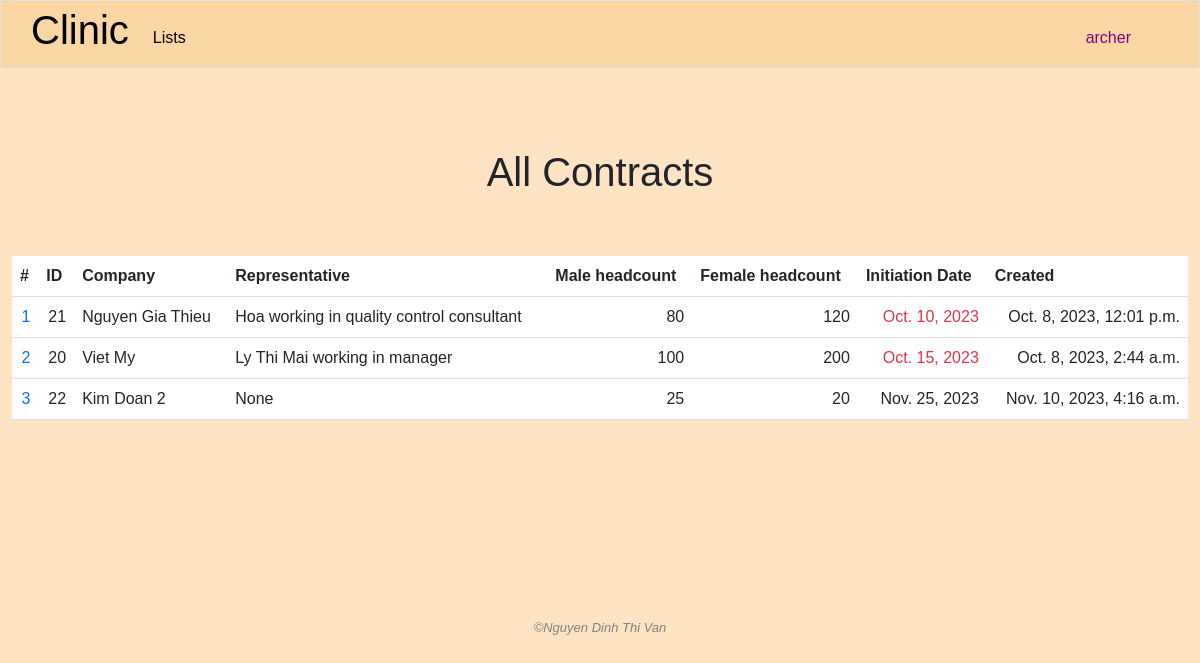
Before: /all_contracts (signed in) with the older database file.
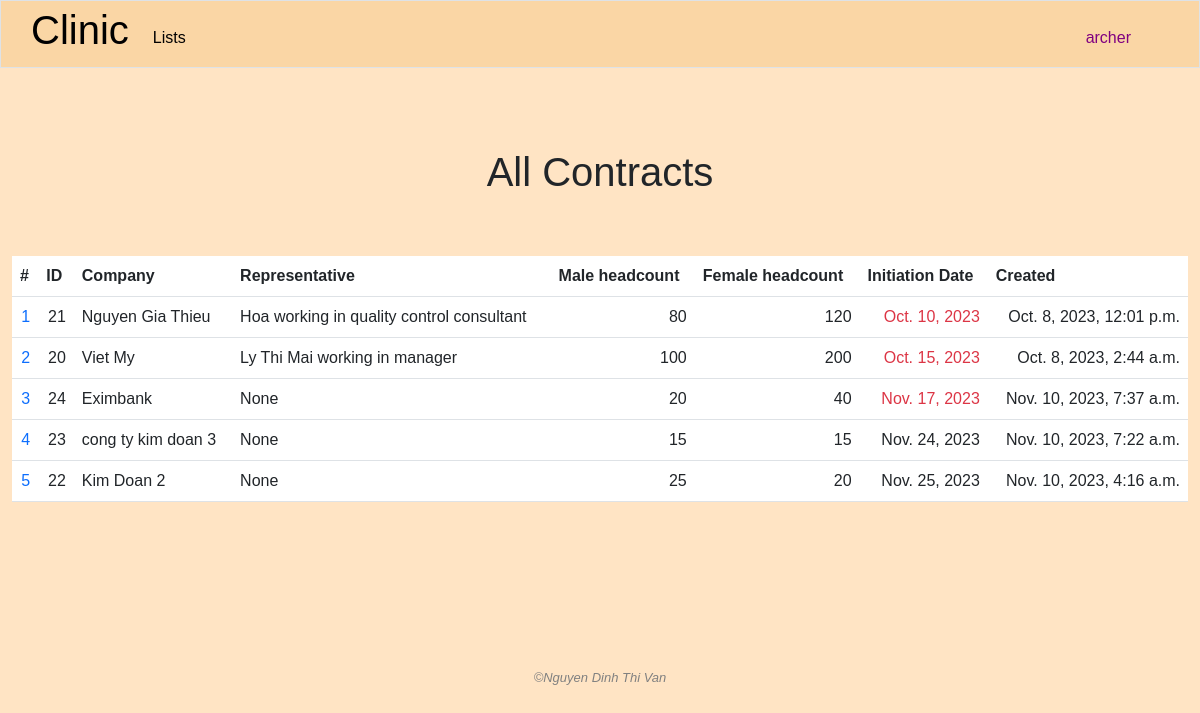
After: the same page with the newer database file.
### clinic/models.py (models this page shows, shortened)
class User(AbstractUser):
    class Level(models.IntegerChoices):
        LOW = 1
        MIDDLE = 2
        TOP = 3
    management_right_level = models.IntegerField(choices=Level.choices, blank=True, null=True)

class Contract(models.Model):
    client = models.ForeignKey(Company, on_delete=models.CASCADE, related_name='contracts')
    services = models.ManyToManyField(Service, related_name='contracts')
    male_headcount = models.IntegerField()
    female_headcount = models.IntegerField()
    total_value = models.IntegerField(blank=True, null=True)
    discount = models.DecimalField(max_digits=5, decimal_places=2, default=0.00)
    revenue = models.IntegerField(blank=True, null=True)
    initiation_date = models.DateField(blank=True, null=True)
    created = models.DateTimeField(auto_now_add=True)
    created_by = models.ForeignKey(User, on_delete=models.SET_NULL, blank=True, null=True, related_name='contracts_added')
    modified_by = models.ForeignKey(User, on_delete=models.SET_NULL, blank=True, null=True, related_name='contracts_modified')
    pdf_file = models.FileField(upload_to='uploaded_files/', blank=True, null=True)
    archived = models.BooleanField(default=False)
    archived_date = models.DateTimeField(blank=True, null=True)
    archived_by = models.ForeignKey(User, on_delete=models.SET_NULL, blank=True, null=True, related_name="archived_contracts")

class Company(models.Model):
    name = models.CharField(max_length=255)
    industry = models.CharField(max_length=255)
    address = models.TextField()
    email = models.CharField(max_length=255, blank=True, null=True)
    phone = models.CharField(max_length=255, blank=True, null=True)
    representative = models.ForeignKey('People', on_delete=models.SET_NULL, blank=True, null=True, related_name="companies")
    male_headcount = models.IntegerField()
    female_headcount = models.IntegerField()
    created_by = models.ForeignKey(User, on_delete=models.SET_NULL, blank=True, null=True, related_name="add_companies")
    modified_by = models.ForeignKey(User, on_delete=models.SET_NULL, blank=True, null=True, related_name="modified_companies")

class People(models.Model):
    name = models.CharField(max_length=255)
    company = models.ManyToManyField(Company,related_name="contact")
    position = models.TextField(blank=True)
    address = models.TextField(blank=True, null=True)
    email = models.CharField(max_length=255)
    phone = models.CharField(max_length=255)
    note = models.TextField(blank=True)
    created_by = models.ForeignKey(User, on_delete=models.SET_NULL, blank=True, null=True, related_name='add_people')
    modified_by = models.ForeignKey(User, on_delete=models.SET_NULL, blank=True, null=True, related_name='modified_person')
    def __str__(self):
        return f"{self.name} working in {self.position}"

### clinic/views.py (the view)
# urls.py: path('all_contracts', views.all_contracts, name="all_contracts"),
@login_required
def all_contracts(request):
    if "read_contract_info" not in user_right(request.user.management_right_level):
        request.session['nay_message'] = 'You do not have the right to access this information'
        return HttpResponseRedirect(reverse('index'))
    contracts = Contract.objects.filter(archived=False).order_by('initiation_date')
    today = date.today()
    for contract in contracts:
        if days_between(str(today), str(contract.initiation_date)) <= 10:
            contract.in_within_10_days = True
        else:
            contract.in_within_10_days = False
    yay_message = request.session.get('yay_message', '')
    nay_message = request.session.get('nay_message', '')
    request.session['yay_message'] = ''
    request.session['nay_message'] = ''
    return render(request, "clinic/contracts.html", {
        "contracts": contracts,
        "today": today,
        "yay_message": yay_message,
        "nay_message": nay_message
    })

### clinic/helpers.py (called while the page is built)
def days_between(d1, d2):
    d1 = datetime.strptime(d1, '%Y-%m-%d')
    d2 = datetime.strptime(d2, '%Y-%m-%d')
    return (d2 - d1).days

### clinic/templates/clinic/contracts.html (shortened to what this page needs)
{% extends "clinic/layout.html" %}
{% load static %}
{% block main %}
    <h1 class="text-center page-title">All Contracts</h1>
    <div class="container-fluid">
        <table class="table table-hover">
            <thead>
                <tr>
                    <th>
                        #
                    </th>
                    <th>
                        ID
                    </th>
                    <th>
                        Company
                    </th>
                    <th>
                        Representative
                    </th>
                    <th>
                        Male headcount
                    </th>
                    <th>
                        Female headcount
                    </th>
                    <th>
                        Initiation Date
                    </th>
                    <th>
                        Created
                    </th>
                </tr>
            </thead>
            <tbody>
                {% for contract in contracts %}
                    <tr>
                        <td class="text-end">
                            <a class="no-underline" href="{% url 'contract_detail' contract_id=contract.id %}">
                                {{ forloop.counter }}
                            </a>
                        </td>
                        <td class="text-end">{{ contract.id }}</td>
                        <td>{{ contract.client.name }}</td>
                        <td>{{ contract.client.representative }}</td>
                        <td class="text-end">{{ contract.male_headcount }}</td>
                        <td class="text-end">{{ contract.female_headcount }}</td>
                        <td class="text-end {% if contract.in_within_10_days %} text-danger {% endif %}">{{ contract.initiation_date }}</td>
                        <td class="text-end">{{ contract.created }}</td>
                    </tr>
                {% endfor %}
            </tbody>
        </table>
    </div>
{% endblock %}

### clinic/templates/clinic/layout.html (shortened to what this page needs)
{% load static %}
<!DOCTYPE html>
<html lang="en">
    <head>
        <link rel="stylesheet" href="https://cdnjs.cloudflare.com/ajax/libs/font-awesome/4.7.0/css/font-awesome.min.css">
        <link rel="stylesheet" href="{% static 'clinic/bootstrap.css' %}">
        <link rel="stylesheet" href="{% static 'clinic/styles.css' %}">
    </head>
    <body>
        {% if user.is_authenticated %}
            <nav class="navbar navbar-expand-lg navbar-custom border">
                <a class="navbar-brand" href="{% url 'index' %}"><span><h1>Clinic</h1></span></a>
                <div class="collapse navbar-collapse" id="navbar">
                    <ul class="navbar-nav me-auto mt-2">
                        <li class="nav-item" id="reading-items">
                            <div class="dropdown">
                                <button class="nav-link active" type="button" id="dropdownMenuButton3" data-bs-toggle="dropdown" aria-expanded="false">
                                    Lists
                                </button>
                            </div>
                        </li>
                    </ul>
                    <ul class="navbar-nav ms-auto mt-2">
                        <li class="nav-item">
                            <div class="dropdown">
                                <button class="nav-link active" style="color: purple;" type="button" id="dropdownMenuButton2" data-bs-toggle="dropdown" aria-expanded="false">
                                    {{ user.username }}
                                </button>
                            </div>
                        </li>
                    </ul>
                </div>
            </nav>
        {% endif %}
        <main>{% block main %}{% endblock %}</main>
        <footer class="text-center">
            &#169;Nguyen Dinh Thi Van
        </footer>
    </body>
</html>

### clinic/static/clinic/styles.css (style rules this page uses)
body { font-family: sans-serif; }
body { color: auto; background-color: bisque; }
main { min-height: 40vh; }
footer { margin-top: 150px; font-family: sans-serif; font-size: 13px; font-style: italic; color: grey; }
.navbar-custom { padding: 0 60px 0 30px; background: #FAD6A5; margin-bottom: 30px; }
.page-title { margin-bottom: 1.5em; }
.container-fluid { display: flex; justify-content: center; align-items: center; }
td { padding: .5em; color: orange; }
.no-underline { text-decoration: none; }

Changed rows visible on the page:
added Contract: id "24", client.name "Eximbank", client.representative "None", male_headcount "20", female_headcount "40", initiation_date "Nov. 17, 2023", created "Nov. 10, 2023, 7:37 a.m."
added Contract: id "23", client.name "cong ty kim doan 3", client.representative "None", male_headcount "15", female_headcount "15", initiation_date "Nov. 24, 2023", created "Nov. 10, 2023, 7:22 a.m."
